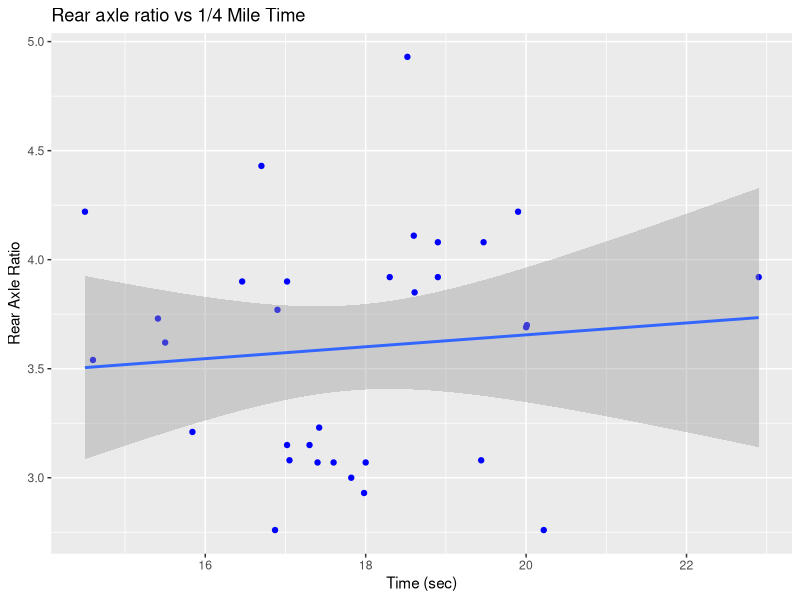

Write the R code that produced this figure.
data("mtcars")
summary(mtcars)

with(mtcars, table(gear, cyl))

library(ggplot2)
my.plot <- ggplot(data = mtcars, aes(x = qsec, y = drat)) + geom_point(color = "blue") + 
  ggtitle("Rear axle ratio vs 1/4 Mile Time") +
  xlab("Time (sec)") + 
  ylab("Rear Axle Ratio") 

my.plot + geom_smooth(method = "lm")
